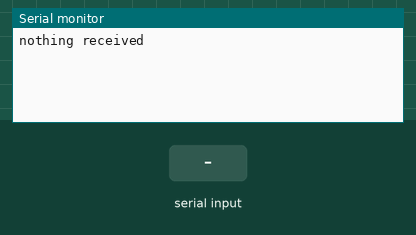
This sketch was run on a simulated Arduino Uno, built with avr-gcc and run on an emulated ATmega328P. Parts: the last lines printed to the serial monitor. The inputs (shaded band) are chosen by the test bench.

Above: at 2.2 s.
2.3 s: "90,45\n" received over Serial
At 3.7 s:
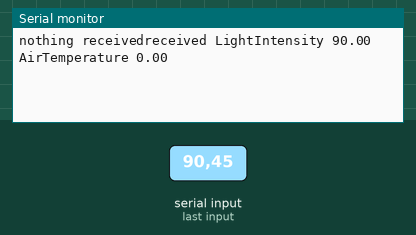
4.5 s: "30,150\n" received over Serial
At 6.5 s:
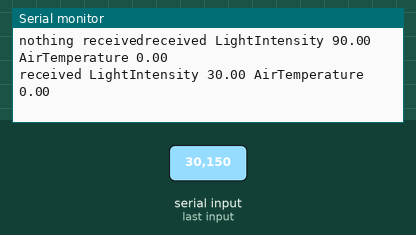

Measured:
- after the input at 2.3 s, the serial monitor: prints a new line after 0.70 s (image 1)
- after the input at 4.5 s, the serial monitor: prints a new line after 0.50 s (image 2)

The sketch:

scom.ino
```cpp
//int airT;
//int waterT;
//int Humidity;
//
//int lightI;

void setup() {
  Serial.begin(9600);

  // Humidity | EC | CO2 | pH

  delay(1000); // buffer fillup
  if (Serial.available() > 0){
    String data = collectData();
    Serial.print("received raw data ");
    Serial.print(data);
    // parse incoming space separated row containing constant variables
    float *val;
    val = parseData(data);
    Serial.print(" Humidity ");
    Serial.print(*val);
    Serial.print(" EC ");
    Serial.print(*(val+1));
    Serial.print(" CO2 ");
    Serial.print(*(val+2));
    Serial.print(" pH ");
    Serial.println(*(val+3));


    }
  else{
    Serial.print("nothing received");
    }

}

void loop() {
   // parse incoming space separated row containing dynamic variables
   // LightIntensity | AirTemperature
   // WaterTemperature (dependent variable) = AirTemperature - 4
   delay(1000); // buffer fillup
   if (Serial.available() > 0){
    String data = collectData();
//    String data;
//    while(Serial.available() > 0){
//              char c = Serial.read();
//              data += c;
//            }
    Serial.print("received ");
//    Serial.println(data);
    float *val;
    val = parseData(data);
    Serial.print("LightIntensity ");
    Serial.print(*val);
    Serial.print(" AirTemperature ");
    Serial.println(*(val+1));
    }

}

String collectData(){
  String data;
  while(Serial.available() > 0){
          char c = Serial.read();
          data += c;
        }
  return data;
  }

float * parseData(String data){
  static float res[10];
  // fill in the data in each element of the float array
  // data --> string type
  int i = 0, j = 0;
  String temp;

  while(i < data.length()){
    char c = data.charAt(i);
    String s;
    while(c != ' '){
      s += c;
      i++;
      // only access the next char if index is with String length
      if (i < data.length()){
        c = data.charAt(i);
        }
      else{
        c = ' ';
        }

      }

    res[j] = s.toFloat();
    j++;
    i++;
    }

  return res;
  }
```
